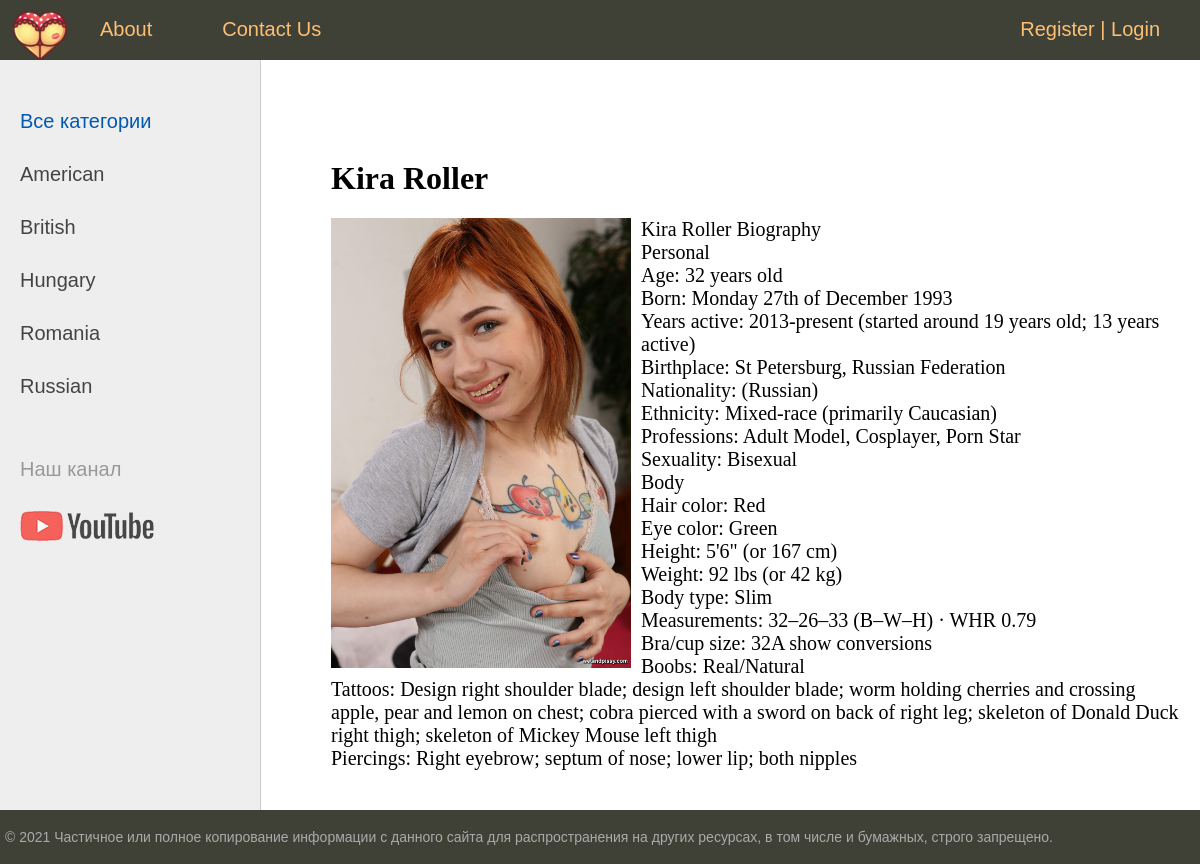
The app's page /post/kira-roller/, older data.
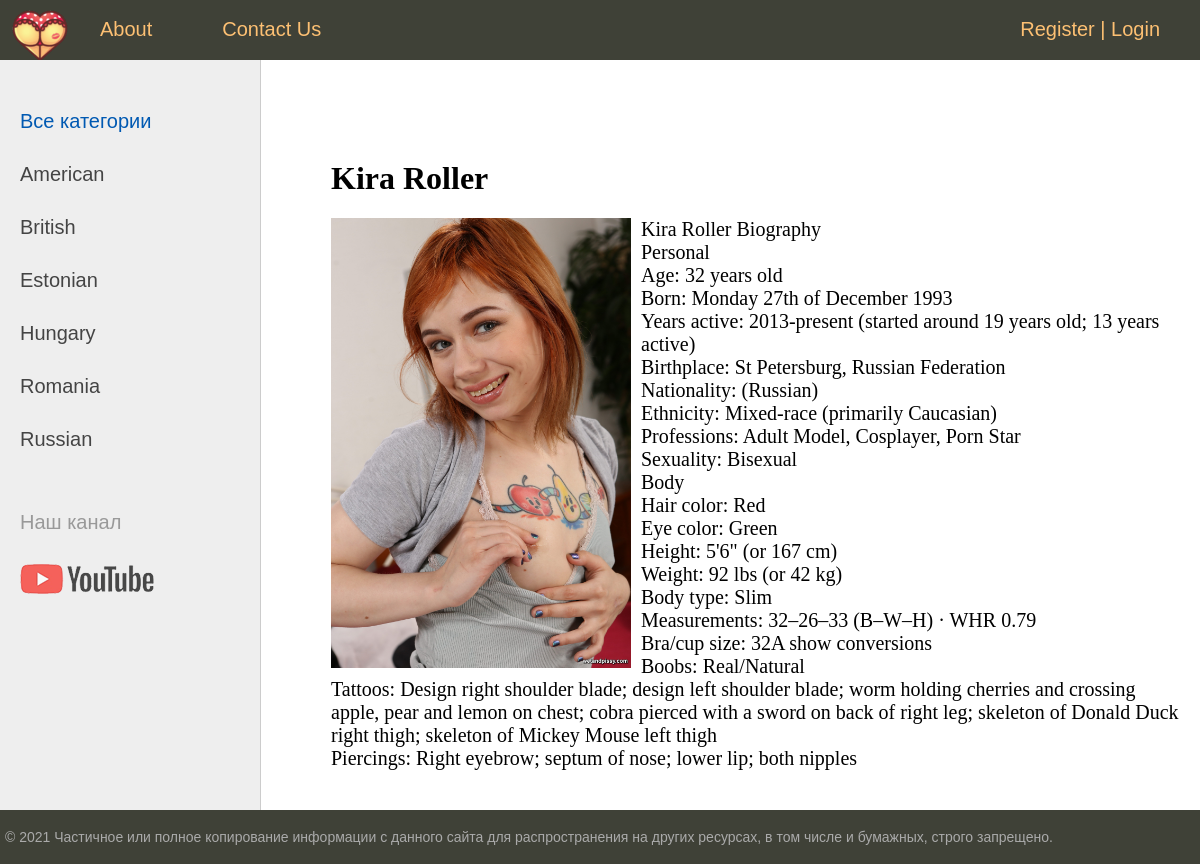
The same page, newer data.
### women/models.py (models this page shows, shortened)
class Category(models.Model):
    name=models.CharField(max_length=100,db_index=True,verbose_name='Ady')
    slug=models.SlugField(max_length=255,unique=True,db_index=True,verbose_name='URL')
    def get_absolute_url(self):
        return reverse('category',kwargs={'cat_slug':self.slug})
    class Meta:
        verbose_name='Kategoriya'
        verbose_name_plural='Kategoriyalar'
        ordering=['id']

### women/views.py (the view)
# urls.py: path('post/<slug:post_slug>/',ShowPost.as_view(),name='post'),
class ShowPost(DataMixin,DetailView):
    model=Women
    template_name='women/post.html'
    slug_url_kwarg='post_slug'
    context_object_name='post'
    def get_context_data(self,*,object_list=None,**kwargs):
        context=super().get_context_data(**kwargs)
        c_def=self.get_user_context(title=context['post'])
        return dict(list(context.items())+list(c_def.items()))

### women/models.py (called while the page is built)
    def __str__(self):
        return self.title

### women/utils.py (called while the page is built)
    def get_user_context(self,**kwargs):
        context=kwargs
        cats=cache.get('cats')
        if not cats:
            cats=Category.objects.annotate(Count('women'))
            cache.set('cats',cats,60)
        user_menu=menu.copy()
        if not self.request.user.is_authenticated:
            user_menu.pop(1)
        context['menu']=user_menu
        context['cats']=cats
        if 'cat_selected'not in context:
            context['cat_selected']=0
        return context

### women/templates/women/post.html
{%extends 'women/base.html'%}
{%block content%}
<h1>{{post.title}}</h1>
{%if post.photo%}
<p><img class="img-article-left" src="{{post.photo.url}}" alt="{{post.title}}"></p>
{%endif%}
{{post.content|linebreaks}}
{%endblock%}

### women/templates/women/base.html (shortened to what this page needs)
{% load static %}
{% load women_tags%}
<!DOCTYPE html>
<html>
<head>
	<link type="text/css" href="{% static 'women/css/styles.css' %}" rel="stylesheet" />
</head>
<body>
<table class="table-page" border=0 cellpadding="0" cellspacing="0">
<tr><td valign=top>
{% block mainmenu %}
		<div class="header">
			<ul id="mainmenu" class="mainmenu">
			<li class="logo"><a href="{% url 'home' %}"><div class="logo"></div></a></li>
{% for m in menu %}
	<li><a href="{% url m.url_name %}">{{m.title}}</a></li>
{% endfor %}
{%if request.user.is_authenticated%}
<li class="last">{{user.username}} | <a href="{%url 'logout'%}">Logout</a></li>
{%else%}
<li class="last">
<a href="{% url 'register' %}">Register</a> | <a href="{% url 'login' %}">Login</a>
</li>
{%endif%}
		</ul>
		</div>
{% endblock mainmenu %}
<table class="table-content" border=0 cellpadding="0" cellspacing="0">
<tr>
	<td valign="top" class="left-chapters">
	<ul id="leftchapters">
{% if cat_selected == 0 %}
		<li class="selected">Все категории</li>
{% else %}
		<li><a href="{% url 'home' %}">Все категории</a></li>
{% endif %}
{% for c in cats %}
{% if c.women__count > 0 %}
	{% if c.pk == cat_selected %}
		<li class="selected">{{c.name}}</li>
	{% else %}
		<li><a href="{{ c.get_absolute_url }}">{{c.name}}</a></li>
	{% endif %}
{% endif %}
{% endfor %}
		<li class="share">
		<p>Наш канал</p>
		<a class="share-yt" href="https://www.youtube.com/channel/UClJzWfGWuGJL2t-3dYKcHTA/playlists" target="_blank" rel="nofollow"></a>
		</li>
	</ul>
</td>
<td valign="top" class="content">
	<div class="content-text">
{% block content %}
{% endblock %}
	</div>
</td></tr></table>
</td></tr>
<tr><td valign=top>
	<div id="footer">
		<p>&copy; 2021 Частичное или полное копирование информации с данного сайта для распространения на других ресурсах, в том числе и бумажных, строго запрещено.</p>
	</div>
</td></tr></table>
</body>
</html>

Row changes from the older to the newer data that the page shows:
added Category: name "Estonian"
